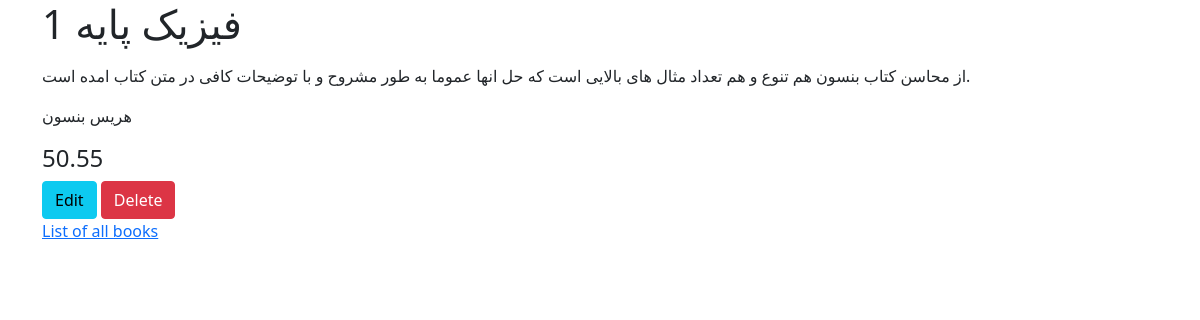
The page /books/1/ on the database as committed earlier.
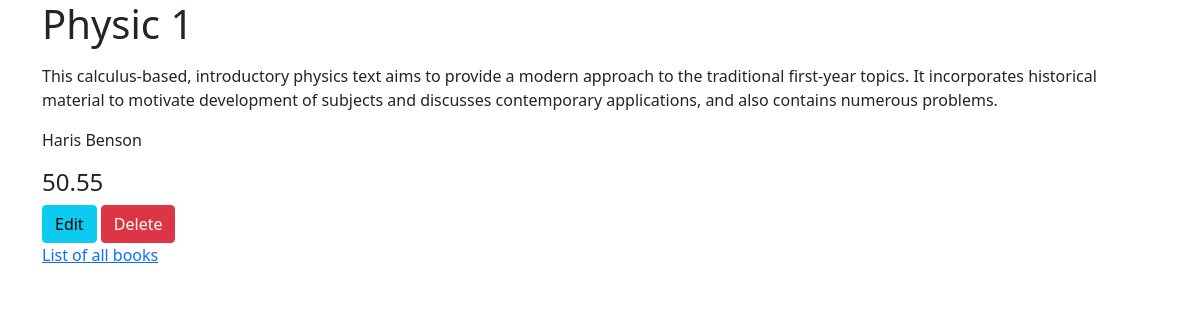
The same page on the database as committed later.
### books/models.py (models this page shows, shortened)
class Book(models.Model):
    title = models.CharField(max_length=200)
    author = models.CharField(max_length=200)
    description = models.TextField()
    price = models.DecimalField(max_digits=5, decimal_places=2)

### books/views.py (the view)
# urls.py: path('<int:pk>/', BookDetailView.as_view(), name='book_detail'),
class BookDetailView(generic.DetailView):
    model = Book
    template_name = 'books/book_detail.html'

### books/templates/books/book_detail.html (shortened to what this page needs)
{% extends '_base.html' %}
{% block content %}
    <h1>{{ book.title|capfirst }}</h1>
    <p>{{ book.description|linebreaks }}</p>
    <p>{{ book.author|capfirst }}</p>
    <h4>{{ book.price }}</h4>
    <a href="{% url 'book_update' book.id %}"><button class="btn btn-info" type="button">Edit</button></a>
    <a href="{% url 'book_delete' book.id %}"><button class="btn btn-danger" type="button">Delete</button></a>
    <br>
    <a href="{% url 'book_list' %}">List of all books</a>
{% endblock %}

Rows that differ between the two databases and show on the page:
changed Book: description "از محاسن کتاب بنسون هم تنوع و هم تعداد مثال های بالایی است که حل انها عموما به طور مشروح و با توضیحات کافی در متن کتاب امده است." → "This calculus-based, introductory physics text aims to provide a modern approach to the traditional first-year topics. It incorporates historical material to motivate development of subjects and discusses contemporary applications, and also contains numerous problems."; author "هریس بنسون" → "Haris Benson"
